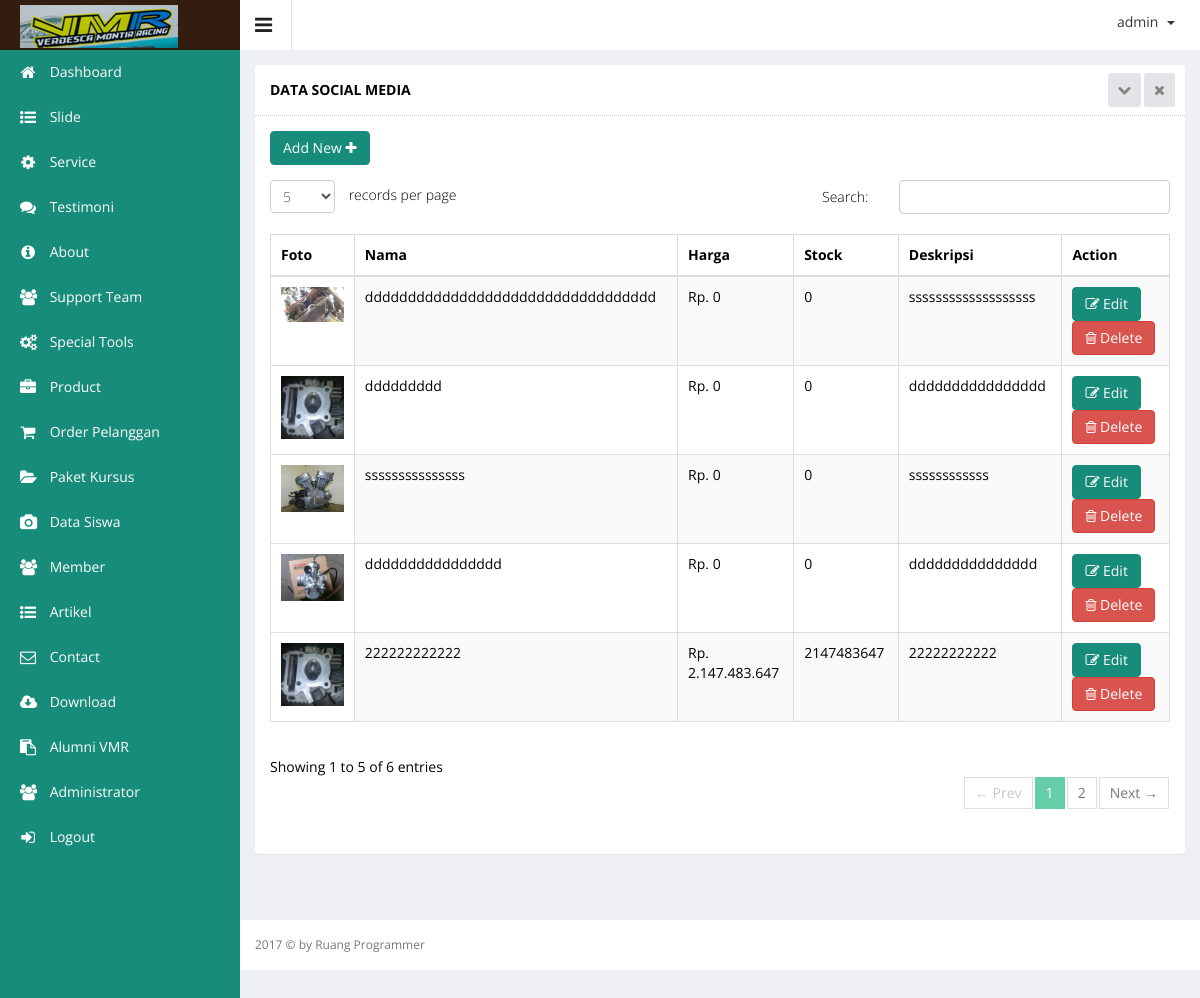
/admin/index.php?hal=master/social_media/list (signed in), run on the app's committed database.
### tables this page shows
CREATE TABLE `product` (
  `product_id` int(10) UNSIGNED NOT NULL,
  `product_name` varchar(100) DEFAULT NULL,
  `product_price` int(11) DEFAULT NULL,
  `product_desc` text,
  `product_images` text,
  `product_stock` int(11) DEFAULT NULL,
  `product_date` datetime DEFAULT NULL,
  `category_id` int(11) DEFAULT NULL
);

### admin/master/social_media/list.php (the view, shortened to what this page needs)
<div class="wrapper">
    <div class="row">
        <div class="col-sm-12">
            <section class="panel">
                <header class="panel-heading">
                    Data Social Media
                    <span class="tools pull-right">
                        <a href="javascript:;" class="fa fa-chevron-down"></a>
                        <a href="javascript:;" class="fa fa-times"></a>
                     </span>
                </header>
                <div class="panel-body">
                    <div class="adv-table editable-table ">
                        <div class="clearfix">
                            <div class="btn-group">
                                <a href="?hal=master/social_media/add">
                                    <button data-toggle="modal" class="btn btn-primary">
                                        Add New <i class="fa fa-plus"></i>
                                    </button>
                                </a>
                            </div>
                        </div>
                        <table class="table table-striped table-hover table-bordered" id="editable-sample">
                            <thead>
                            <tr>
                                <th width="20%">Foto</th>
                                <th width="20%">Nama</th>
                                <th width="15%">Harga</th>
                                <th>Stock</th>
                                <th>Deskripsi</th>
                                <th>Action</th>
                            </tr>
                            </thead>
                            <tbody>
                            <?php
                            $queryProduct = mysql_query("SELECT * FROM product ORDER BY product_id DESC");
                            while ($rowProduct = mysql_fetch_array($queryProduct)) {
                                ?>
                                <tr class="">
                                    <td><img src="assets/images/product/<?php echo $rowProduct['product_images']; ?>"
                                             width="100%"></td>
                                    <td><?php echo $rowProduct['product_name'] ?></td>
                                    <td>Rp. <?php echo number_format($rowProduct['product_price'], 0, ',', '.'); ?></td>
                                    <td><?php echo $rowProduct['product_stock'] ?></td>
                                    <td><?php echo $rowProduct['product_desc'] ?></td>
                                    <td>
                                        <a href="?hal=master/product/edit&id=<?php echo $rowProduct['product_id']; ?>">
                                            <button class="btn btn-primary" type="submit"><i class="fa fa-edit"
                                                                                             aria-hidden="true"></i>
                                                Edit
                                            </button>
                                        </a>
                                        <a href="?hal=master/product/list&hapus=<?php echo $rowProduct['product_id']; ?>">
                                        <button class="btn btn-danger" type="submit" name="hapus"><i
                                                        class="fa fa-trash-o"></i> Delete
                                            </button>
                                        </a>
                                    </td>
                                </tr>
                            <?php } ?>
                            </tbody>
                        </table>
                    </div>
                </div>
            </section>
        </div>
    </div>
</div>

### data on the page
product: product_images (picture), product_name "dddddddddddddddddddddddddddddddddd", product_price "0", product_stock "0", product_desc "sssssssssssssssssss"
product: product_images (picture), product_name "ddddddddd", product_price "0", product_stock "0", product_desc "dddddddddddddddd"
product: product_images (picture), product_name "sssssssssssssss", product_price "0", product_stock "0", product_desc "ssssssssssss"
product: product_images (picture), product_name "dddddddddddddddd", product_price "0", product_stock "0", product_desc "ddddddddddddddd"
product: product_images (picture), product_name "222222222222", product_price "2.147.483.647", product_stock "2147483647", product_desc "22222222222"

### other printed values
$_SESSION['username'] "admin"
